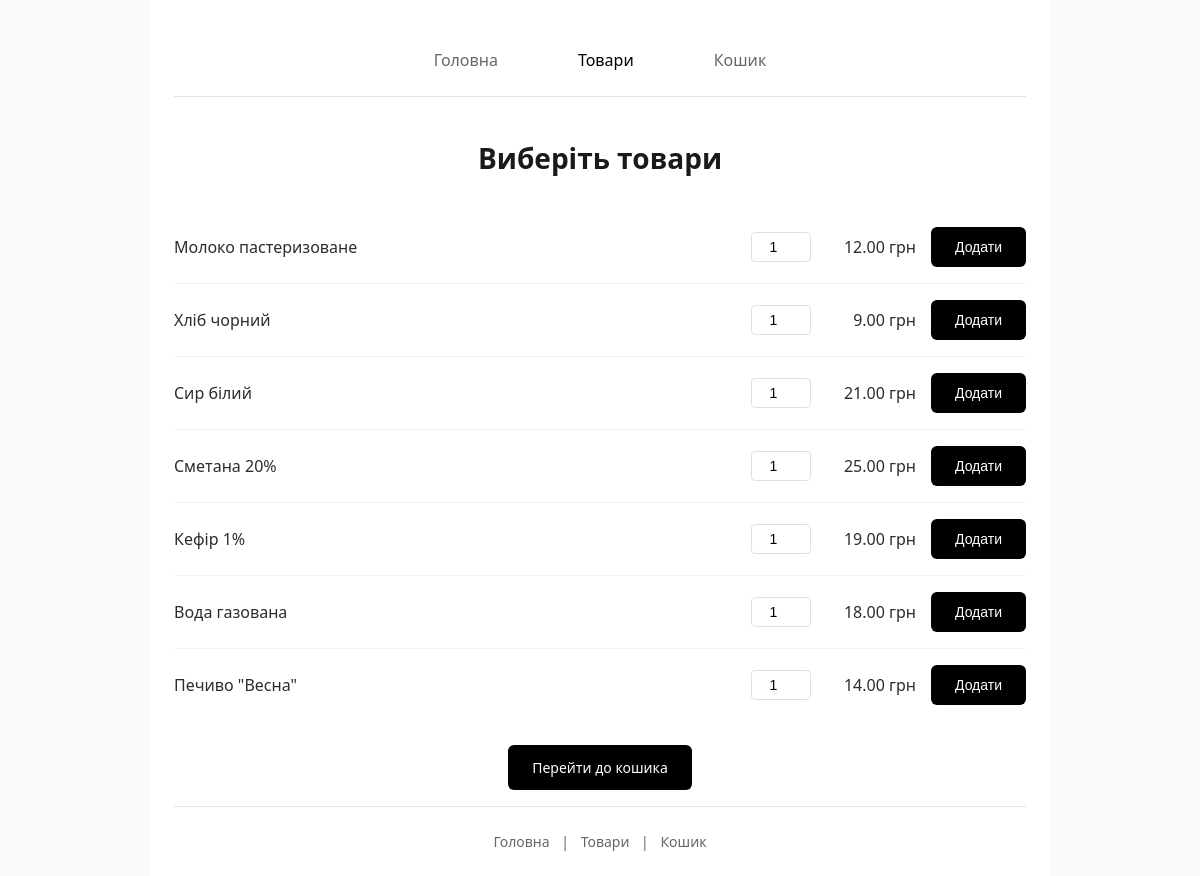
Screenshot of /pages/products.php with the database file from the repository.
### tables this page shows
CREATE TABLE products (
                id INTEGER PRIMARY KEY AUTOINCREMENT,
                name TEXT NOT NULL,
                price DECIMAL(10,2) NOT NULL
            );

### db/config.php (called while the page is built, shortened)
<?php
$DB_FILE = __DIR__ . '/store.db';
function init_db()
{
    global $DB_FILE;
    $db = new SQLite3($DB_FILE);
    return $db;
}
function get_db()
{
    static $db = null;
    if ($db === null) {
        $db = init_db();
    }
    return $db;
}
function get_products()
{
    $db = get_db();
    $result = $db->query('SELECT * FROM products');
    $products = [];
    while ($row = $result->fetchArray(SQLITE3_ASSOC)) {
        $products[$row['id']] = $row;
    }
    return $products;
}

### pages/products.php (the view, shortened to what this page needs)
<?php
require_once '../db/config.php';
$products = get_products();
?>
<!DOCTYPE html>
<html lang="uk">
<head>
  <link rel="stylesheet" href="../style.css">
</head>
<body>
  <div class="container">
    <header class="header">
      <nav class="nav">
        <div class="nav__item">
          <a href="../index.php" class="nav__link">
              Головна
          </a>
        </div>
        <div class="nav__item">
          <a href="products.php" class="nav__link nav__link--active">
              Товари
          </a>
        </div>
        <div class="nav__item">
          <a href="cart.php" class="nav__link">
              Кошик
          </a>
        </div>
      </nav>
    </header>
    <main class="products-page">
      <h1>Виберіть товари</h1>
      <div class="products-list">
        <?php foreach ($products as $product): ?>
        <div class="product-item">
          <form method="post" action="products.php">
            <div class="product-item__name"><?php echo htmlspecialchars($product['name']); ?></div>
            <div class="product-item__quantity">
              <input type="number" name="quantity" value="1" min="1" max="99" class="product-item__quantity-input">
            </div>
            <div class="product-item__price"><?php echo number_format($product['price'], 2); ?> грн</div>
            <div class="product-item__action">
              <button type="submit" class="btn">Додати</button>
            </div>
          </form>
        </div>
        <?php endforeach; ?>
      </div>
      <div class="products-page__action-buttons">
        <a href="cart.php" class="btn">Перейти до кошика</a>
      </div>
    </main>
    <footer class="footer">
      <div class="footer__nav">
        <a href="../index.php" class="footer__link">Головна</a> |
        <a href="products.php" class="footer__link">Товари</a> |
        <a href="cart.php" class="footer__link">Кошик</a>
      </div>
    </footer>
  </div>
</body>
</html>

### style.css (style rules this page uses)
* { box-sizing: border-box; margin: 0; padding: 0; }
body { font-family: system-ui, sans-serif; line-height: 1.5; background-color: #fafafa; color: #2c2c2c; }
.container { max-width: 900px; margin: 0 auto; padding: 24px; background-color: #fff; min-height: 100vh; display: flex; flex-direction: column; }
h1 { color: #1a1a1a; margin-bottom: 32px; text-align: center; font-weight: 600; font-size: 1.75rem; }
.header { border-bottom: 1px solid #e5e5e5; margin-bottom: 24px; }
.nav { display: flex; justify-content: center; gap: 48px; padding: 16px 0; }
.nav__item { display: flex; align-items: center; }
.nav__link { display: flex; flex-direction: column; align-items: center; text-decoration: none; color: #666; font-weight: 500; padding: 8px 16px; border-radius: 6px; transition: color 0.2s ease; }
.nav__link:hover, .nav__link--active { color: #000; }
main { flex: 1; padding: 16px 0; }
.btn { display: inline-block; background-color: #000; color: white; padding: 12px 24px; text-decoration: none; border: none; border-radius: 6px; cursor: pointer; font-size: 14px; font-weight: 500; text-align: center; transition: opacity 0.2s ease; }
.products-list { margin-bottom: 24px; }
.product-item { padding: 16px 0; border-bottom: 1px solid #f0f0f0; }
.product-item form { display: flex; align-items: center; gap: 15px; }
.product-item:last-child { border-bottom: none; }
.product-item__name { flex: 1; font-weight: 500; }
.product-item__quantity { flex: 0 0 80px; text-align: center; }
.product-item__quantity-input { width: 60px; padding: 6px; text-align: center; border: 1px solid #e0e0e0; border-radius: 4px; font-size: 14px; }
.product-item__price { flex: 0 0 80px; text-align: right; font-weight: 500; }
.product-item__action { flex: 0 0 60px; text-align: center; }
.products-page__action-buttons { margin-top: 24px; text-align: center; }
.footer { border-top: 1px solid #e5e5e5; padding-top: 24px; text-align: center; margin-top: auto; color: #666; font-size: 14px; }
.footer__link { color: #666; text-decoration: none; margin: 0 8px; transition: color 0.2s ease; }

### rows the page displays
products: name "Молоко пастеризоване", price "12.00"
products: name "Хліб чорний", price "9.00"
products: name "Сир білий", price "21.00"
products: name "Сметана 20%", price "25.00"
products: name "Кефір 1%", price "19.00"
products: name "Вода газована", price "18.00"
products: name "Печиво \"Весна\"", price "14.00"
